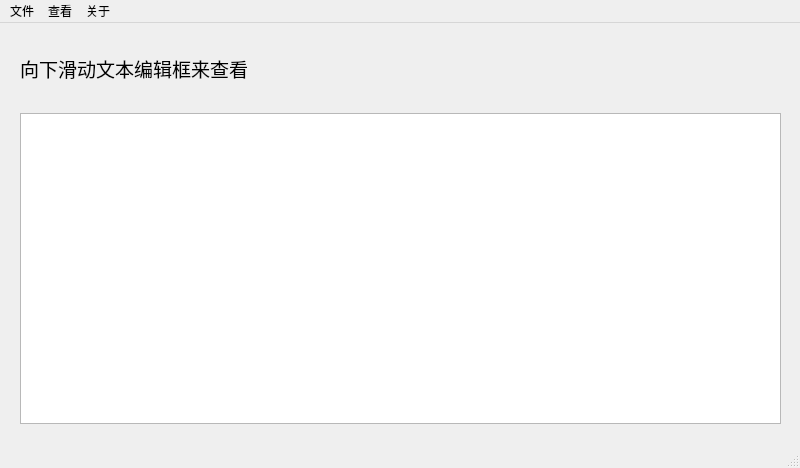
<?xml version="1.0" encoding="UTF-8"?>
<ui version="4.0">
 <class>MainWindow</class>
 <widget class="QMainWindow" name="MainWindow">
  <property name="geometry">
   <rect>
    <x>0</x>
    <y>0</y>
    <width>800</width>
    <height>468</height>
   </rect>
  </property>
  <property name="windowTitle">
   <string>文字编辑器-未命名</string>
  </property>
  <widget class="QWidget" name="centralwidget">
   <widget class="QTextEdit" name="textEdit">
    <property name="geometry">
     <rect>
      <x>20</x>
      <y>90</y>
      <width>761</width>
      <height>311</height>
     </rect>
    </property>
    <property name="font">
     <font>
      <family>System</family>
      <pointsize>15</pointsize>
      <weight>75</weight>
      <bold>true</bold>
     </font>
    </property>
   </widget>
   <widget class="QLabel" name="label">
    <property name="geometry">
     <rect>
      <x>20</x>
      <y>20</y>
      <width>251</width>
      <height>51</height>
     </rect>
    </property>
    <property name="font">
     <font>
      <family>微软雅黑</family>
      <pointsize>14</pointsize>
     </font>
    </property>
    <property name="text">
     <string>向下滑动文本编辑框来查看</string>
    </property>
   </widget>
  </widget>
  <widget class="QMenuBar" name="menubar">
   <property name="geometry">
    <rect>
     <x>0</x>
     <y>0</y>
     <width>800</width>
     <height>22</height>
    </rect>
   </property>
   <widget class="QMenu" name="menu">
    <property name="title">
     <string>文件</string>
    </property>
    <addaction name="actionnew"/>
    <addaction name="actionopen"/>
    <addaction name="actionsvae"/>
   </widget>
   <widget class="QMenu" name="menu_2">
    <property name="title">
     <string>查看</string>
    </property>
    <addaction name="actionreadonly"/>
   </widget>
   <widget class="QMenu" name="menu_3">
    <property name="title">
     <string>关于</string>
    </property>
   </widget>
   <addaction name="menu"/>
   <addaction name="menu_2"/>
   <addaction name="menu_3"/>
  </widget>
  <widget class="QStatusBar" name="statusbar"/>
  <action name="actionnew">
   <property name="text">
    <string>new</string>
   </property>
  </action>
  <action name="actionopen">
   <property name="text">
    <string>open</string>
   </property>
  </action>
  <action name="actionsvae">
   <property name="text">
    <string>save</string>
   </property>
  </action>
  <action name="actionreadonly">
   <property name="text">
    <string>readonly</string>
   </property>
  </action>
 </widget>
 <resources/>
 <connections/>
</ui>
